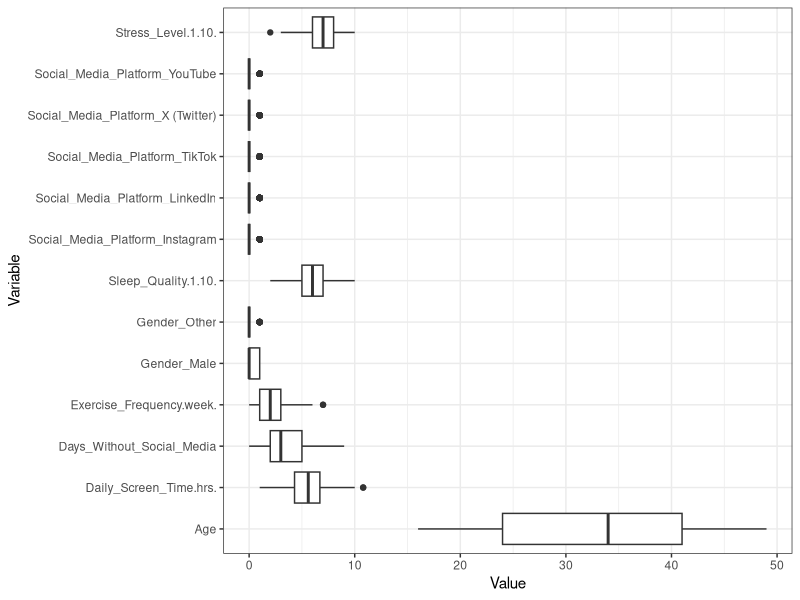
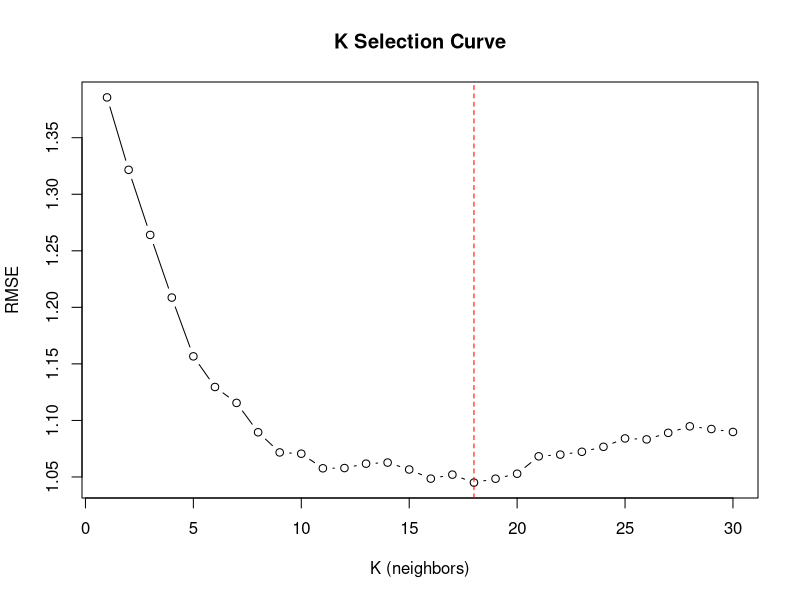
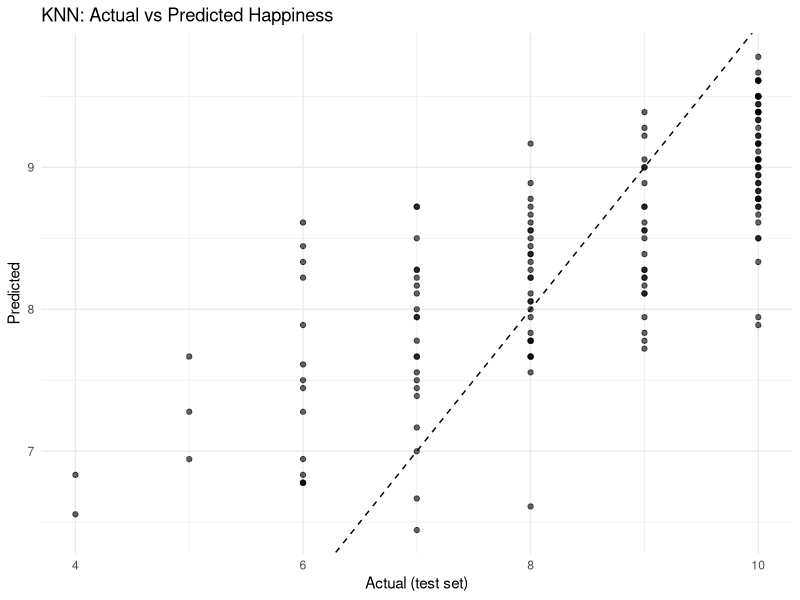
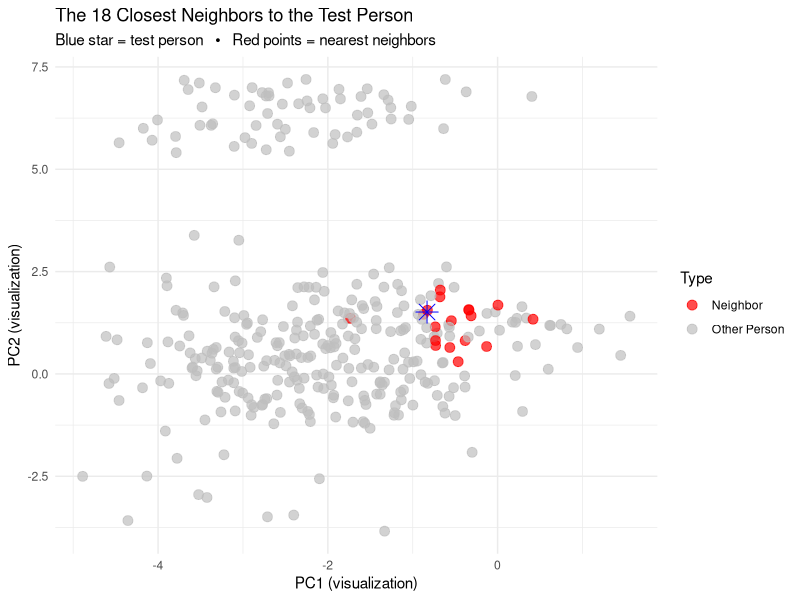

These charts were generated, in order, by the following R code:

#load libraries
library(tidyverse)
library(fastDummies)
library(FNN)
library(ggplot2)
library(knitr)
library(kableExtra)

#research question
# Can we predict a person's happiness level based on persons with similar lifestyle?

#import data set
df <- read.csv("Mental_Health_and_Social_Media_Balance_Dataset.csv")

# Clean column names
names(df) <- make.names(names(df))

#make all data numeric (required for KNN)
## KNN predicts outcomes by comparing observations based on Euclidean distance between their feature values.
# This means all input variables must correctly reflect similarity.
# We use dummy variables for Gender & Social media because the categories have no natural numeric order, 
# and KNN relies on distance, so encoding Gender as 1,2,3 would incorrectly imply relationships that do not exist.

#the first dummy is the reference dummy (female & Facebook)
df <- fastDummies::dummy_cols(df,
                              select_columns = c("Gender", "Social_Media_Platform"),
                              remove_first_dummy = TRUE, #female baseline, and facebook too
                              remove_selected_columns = TRUE) #drop original colums
# remove ID only
df <- subset(df, select = -User_ID)
stopifnot(all(colSums(is.na(df)) == 0))  # will error if any NA

##visual check for outliers


df %>%
  pivot_longer(cols = -Happiness_Index.1.10., names_to = "Variable", values_to = "Value") %>%
  ggplot(aes(x = Variable, y = Value)) +
  geom_boxplot() +
  coord_flip() +
  theme_bw()


#There are no outliers that should be removed.
# We evaluated potential outliers using boxplots and determined that the observed extreme values 
# represent realistic behavioral variation (e.g., high screen time or high exercise frequency) rather 
# than data-entry errors. Since KNN is sensitive to scale, we standardized all predictor variables 
# instead of removing observations, ensuring that natural variation is retained while preventing 
# extreme values from disproportionately influencing distance calculations.

# train test split
set.seed(123) # make the random split reproducible
n <- nrow(df) # number of rows (people)
idx_train <- sample(seq_len(n), size = floor(0.7*n)) # pick 70% indices at random

train <- df[idx_train, ]  # training data (what the model "sees")
test  <- df[-idx_train, ] # test data (held-out, for honest evaluation)

#defining predictor x and target y
y_train <- train$Happiness_Index.1.10.  
y_test  <- test$Happiness_Index.1.10.

#KNN needs predictors (features) to compute distances; 
#the target is what we’re trying to predict and must be excluded from the distance calculation.
X_train <- subset(train, select = -Happiness_Index.1.10.) # all columns except target
X_test  <- subset(test,  select = -Happiness_Index.1.10.) # same for test

#if variables are on different scales, distance becomes unfair.
#scale(standardize)  all predictors variables
X_train_sc <- scale(X_train)
X_test_sc <- scale(
  X_test,
  center = attr(X_train_sc, "scaled:center"),
  scale = attr(X_train_sc, "scaled:scale")
)


#Tune K (find the best number of neighbors)
##FNN function uses euclidian distance by default
k_values <- 1:30
rmse_values <- sapply(k_values, function(k){
  pred_k <- knn.reg(train = X_train_sc, test = X_test_sc, y = y_train, k = k)$pred
  sqrt(mean((pred_k - y_test)^2))
})

best_k <- k_values[which.min(rmse_values)]
best_k

#Plot RMSE vs K
plot(k_values, rmse_values, type = "b",
     xlab = "K (neighbors)", ylab = "RMSE",
     main = "K Selection Curve")
abline(v = best_k, col = "red", lty = 2)

#Fit Final KNN Model Using Best K
final_pred <- knn.reg(train = X_train_sc, test = X_test_sc,
                      y = y_train, k = best_k)$pred

#Evaluate Model Performance
RMSE <- sqrt(mean((final_pred - y_test)^2)) # typical error size
MAE  <- mean(abs(final_pred - y_test))  # average absolute error
R2   <- 1 - sum((final_pred - y_test)^2) / sum((y_test - mean(y_test))^2) # variance explained

results_table <- data.frame(
  Metric = c("Best K", "RMSE", "MAE", "R²"),
  Value  = c(best_k, round(RMSE, 3), round(MAE, 3), round(R2, 3))
)


results_table |>
  kable(caption = "KNN Model Performance Metrics") |>
  kable_styling(full_width = FALSE, bootstrap_options = c("striped","hover"))





#Actual vs Predicted plot
ggplot(data.frame(Actual = y_test, Predicted = final_pred),
       aes(Actual, Predicted)) +
  geom_point(alpha = 0.6) +
  geom_abline(slope = 1, intercept = 0, linetype = 2) +
  labs(title = "KNN: Actual vs Predicted Happiness",
       x = "Actual (test set)", y = "Predicted") +
  theme_minimal()


## prediction example 

new_person <- data.frame(
  Age = 40, 
  Daily_Screen_Time.hrs. = 5,
  Sleep_Quality.1.10. = 6,
  Stress_Level.1.10. = 7,
  Days_Without_Social_Media = 0,
  Exercise_Frequency.week. = 5,
  Gender_Male = 0,
  Gender_Other = 0,
  Social_Media_Platform_TikTok = 1,
  Social_Media_Platform_YouTube = 0,
  Social_Media_Platform_LinkedIn = 0,
  Social_Media_Platform_Instagram = 0,
  Social_Media_Platform_X..Twitter.=0

)

# align columns with the training matrix (names & order)
missing <- setdiff(names(X_train), names(new_person))
if (length(missing)) new_person[missing] <- 0
new_person <- new_person[, names(X_train), drop = FALSE]


# Scale it using training scaling:
new_person_sc <- scale(new_person,
                       center = attr(X_train_sc, "scaled:center"),
                       scale  = attr(X_train_sc, "scaled:scale"))

# Predict:
predicted_happiness <- knn.reg(train = X_train_sc, test = new_person_sc, 
                               y = y_train, k = best_k)$pred
predicted_happiness





library(FNN)
library(ggplot2)
library(dplyr)

#picks one test person (test_row <- 5),
#finds their K (= best_k) nearest neighbors in the scaled space,
#uses PCA to get 2D coordinates just for plotting,
#marks neighbors in red and the test person as a blue star,
#plots them.
# explains how KNN actually works

# Pick a test person to visualize 
test_row <- 10

# Get the 18 nearest neighbors (using the scaled training matrix)
kn <- get.knnx(X_train_sc, X_test_sc[test_row, , drop = FALSE], k = best_k)
nbr_idx <- as.vector(kn$nn.index)   # indices of closest training rows

# PCA to get 2D coordinates for plotting
pca <- prcomp(X_train_sc, center = FALSE, scale. = FALSE)
scores_train <- as.data.frame(predict(pca, X_train_sc))
scores_test  <- as.data.frame(predict(pca, X_test_sc[test_row, , drop = FALSE]))

# Keep only first two components; if PC2 doesn't exist, create it
if(ncol(scores_train) < 2) {
  scores_train$PC2 <- 0
  scores_test$PC2 <- 0
}
scores_train <- scores_train[,1:2]
scores_test  <- scores_test[,1:2]
colnames(scores_train) <- c("PC1","PC2")
colnames(scores_test)  <- c("PC1","PC2")

# Mark which points are neighbors
scores_train$Type <- "Other Person"
scores_train$Type[nbr_idx] <- "Neighbor"

# Plot
ggplot() +
  geom_point(data = scores_train, aes(PC1, PC2, color = Type), alpha = 0.7, size = 3) +
  geom_point(data = scores_test, aes(PC1, PC2), shape = 8, size = 5, color = "blue") +  # star = test person
  scale_color_manual(values = c("Neighbor" = "red", "Other Person" = "grey")) +
  labs(title = paste("The", best_k, "Closest Neighbors to the Test Person"),
       subtitle = "Blue star = test person   •   Red points = nearest neighbors",
       x = "PC1 (visualization)", y = "PC2 (visualization)") +
  theme_minimal()
